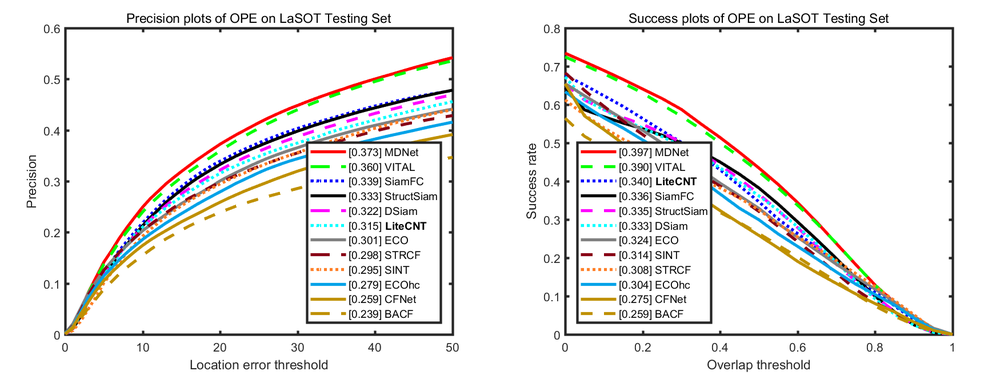
%> input picture paper/soa_lasot.png, 1000 x 375 px, shrunk from 1750 x 656 before the run
$ octave --eval "result = aug_img(imread('../paper/soa_lasot.png'));"   (GNU Octave 9; MATLAB toolbox functions it lacks are replaced by stand-ins)
%> lines starting %> are read from the running program, lines starting %| are printed output that depends on the picture
function imgs = aug_img(img)
% [4 lines of commented-out code are left out]
rotation_angle = [-60,-50,-40,-30,-20,-10,10,20,30,40,50,60];
imgs=cell(1,1);%6+flip+gaussian
idx =1;
imgs{idx,1} = img;
% [7 lines of commented-out code are left out]
g_sigma =[10,5,1,0.1];

for i =1:size(g_sigma,2)
    idx = idx+1;
    w = fspecial('gaussian',[5 5],g_sigma(i));
    im2 = imfilter(img,w);
    imgs{idx,1}=im2;
    %figure,imshow(mat2gray(im2))
end
%> this loop made 4 passes
%> pass 1, in aug_img, `im2 = imfilter(img,w);`:
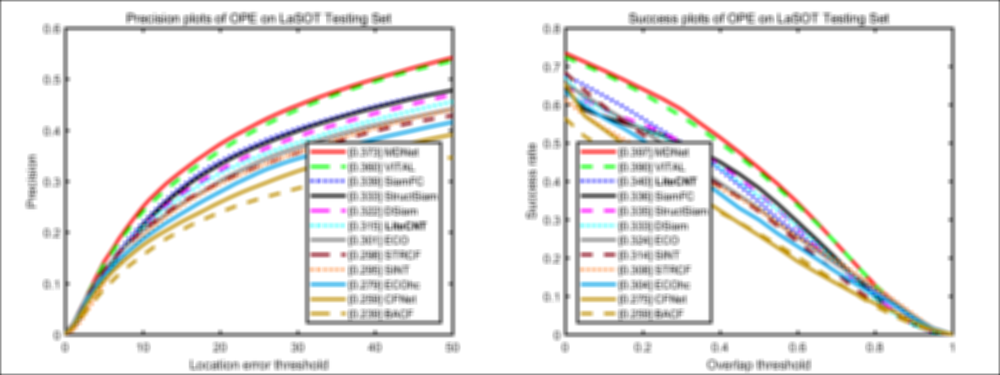
%> im2: size 375x1000x3 uint8; mean R, G, B 235.8, 235, 234.4
%> pass 3, in aug_img, `im2 = imfilter(img,w);`:
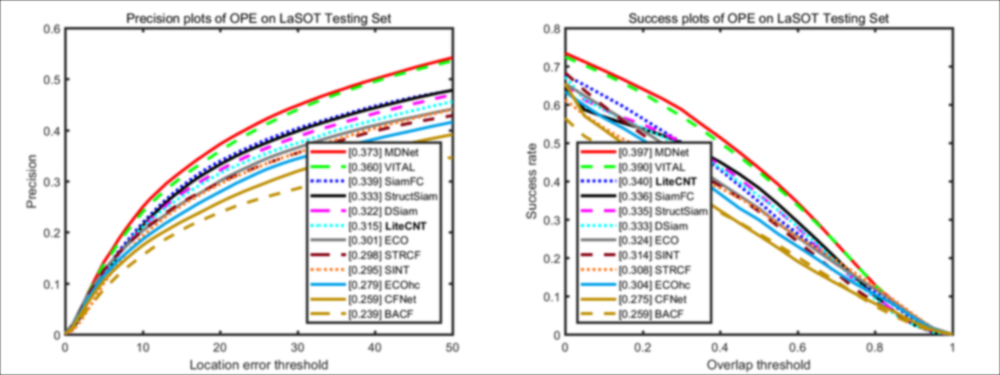
%> im2: size 375x1000x3 uint8; mean R, G, B 236.3, 235.5, 234.8
%> after the loop, idx = 5; imgs = 5 items

im3 = fliplr(img);
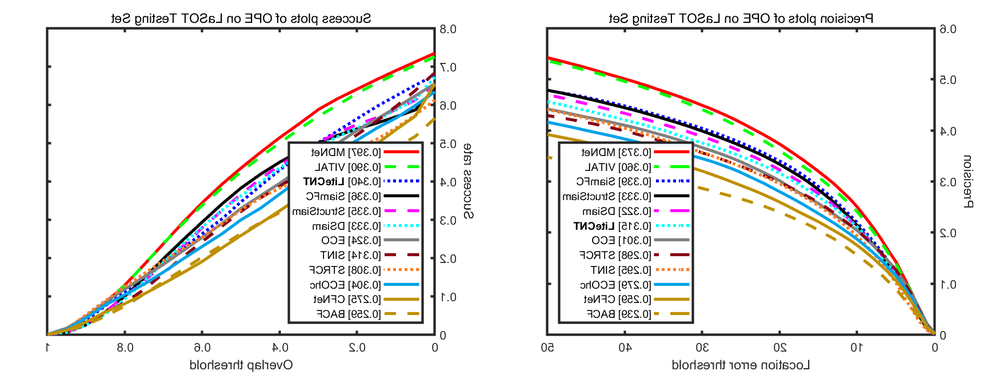
%> im3: size 375x1000x3 uint8; mean R, G, B 236.9, 236.1, 235.5; mean of the top-left, top-right, bottom-left and bottom-right quarters 239.2, 235.7, 234.3, 235.6
for i = 1
    idx = idx+1;
    imgs{idx,1} = im3;
end
%> this loop made 1 pass
%> idx on pass 1: 6
%> after the loop, imgs = 6 items
%figure,imshow(mat2gray(im3))

$ run again, on paper/soa_otb100.png
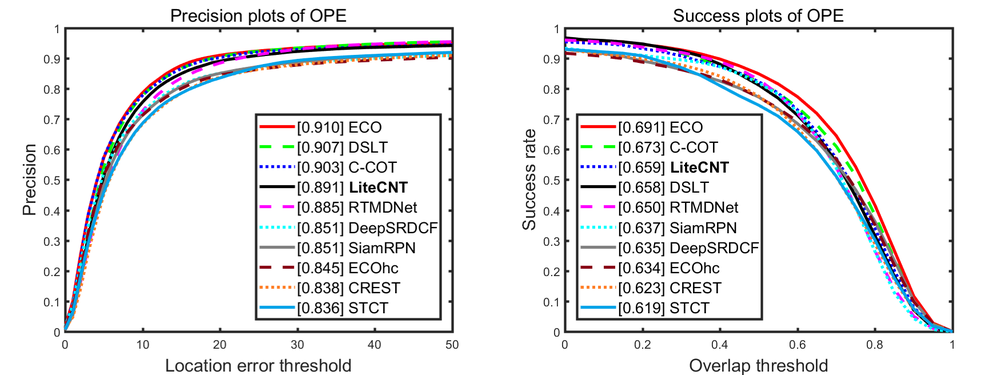
%> input picture paper/soa_otb100.png, 1000 x 375 px, shrunk from 1749 x 656 before the run
%> the loop in aug_img, `for i =1:size(g_sigma,2)` made 4 passes
%> pass 3, in aug_img, `im2 = imfilter(img,w);`:
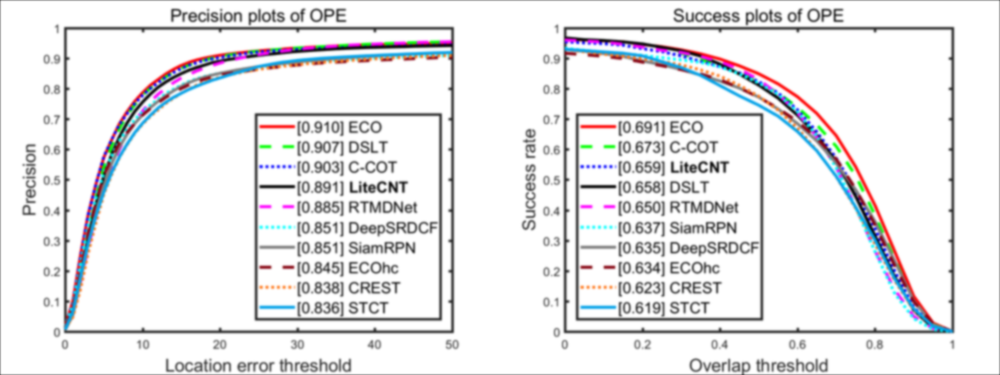
%> im2: size 375x1000x3 uint8; mean R, G, B 232.8, 232.4, 233.8
%> after the loop in aug_img, `for i =1:size(g_sigma,2)`: idx = 5; imgs = 5 items
%> in aug_img, `im3 = fliplr(img);`:
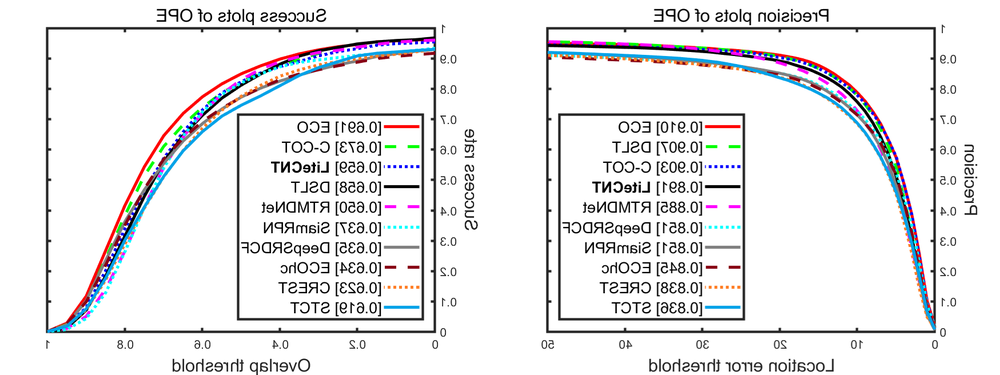
%> im3: size 375x1000x3 uint8; mean R, G, B 233.4, 233.1, 234.4; mean of the top-left, top-right, bottom-left and bottom-right quarters 233.7, 232.2, 233.6, 235.1
%> the loop in aug_img, `for i = 1` made 1 pass
%> idx on pass 1: 6
%> after the loop in aug_img, `for i = 1`: imgs = 6 items

$ run again, on paper/soa_uav123.png
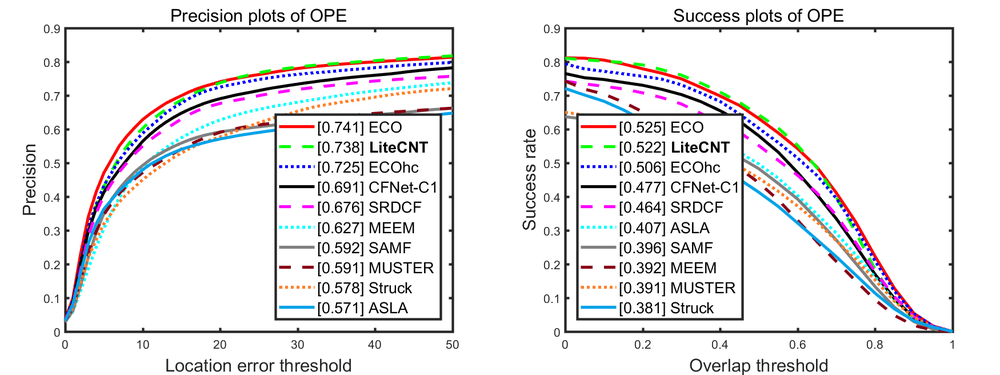
%> input picture paper/soa_uav123.png, 1000 x 375 px, shrunk from 1750 x 656 before the run
%> the loop in aug_img, `for i =1:size(g_sigma,2)` made 4 passes
%> pass 3, in aug_img, `im2 = imfilter(img,w);`:
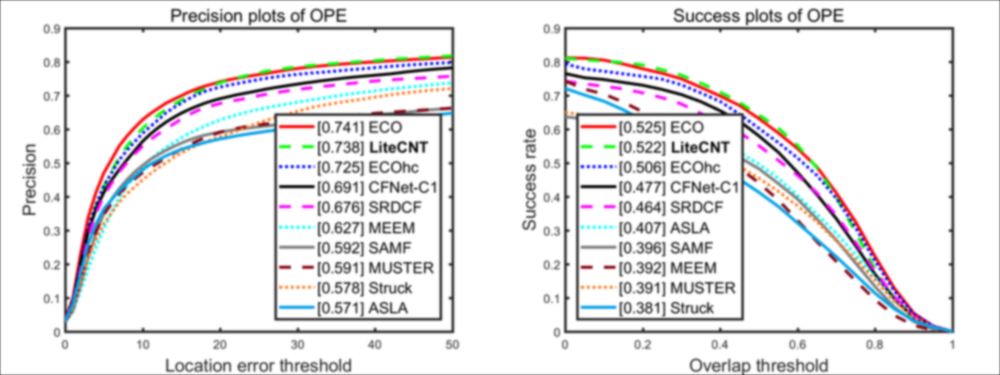
%> im2: size 375x1000x3 uint8; mean R, G, B 233.4, 232.4, 233.7
%> after the loop in aug_img, `for i =1:size(g_sigma,2)`: idx = 5; imgs = 5 items
%> in aug_img, `im3 = fliplr(img);`:
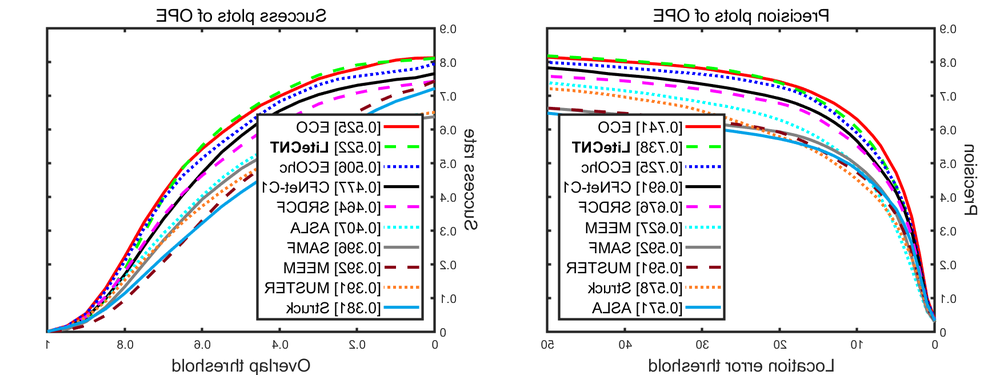
%> im3: size 375x1000x3 uint8; mean R, G, B 234.1, 233.1, 234.3; mean of the top-left, top-right, bottom-left and bottom-right quarters 235.4, 231.5, 233, 235.4
%> the loop in aug_img, `for i = 1` made 1 pass
%> idx on pass 1: 6
%> after the loop in aug_img, `for i = 1`: imgs = 6 items

$ run again, on paper/speed_auc_modelsize_otb2015_crop.png
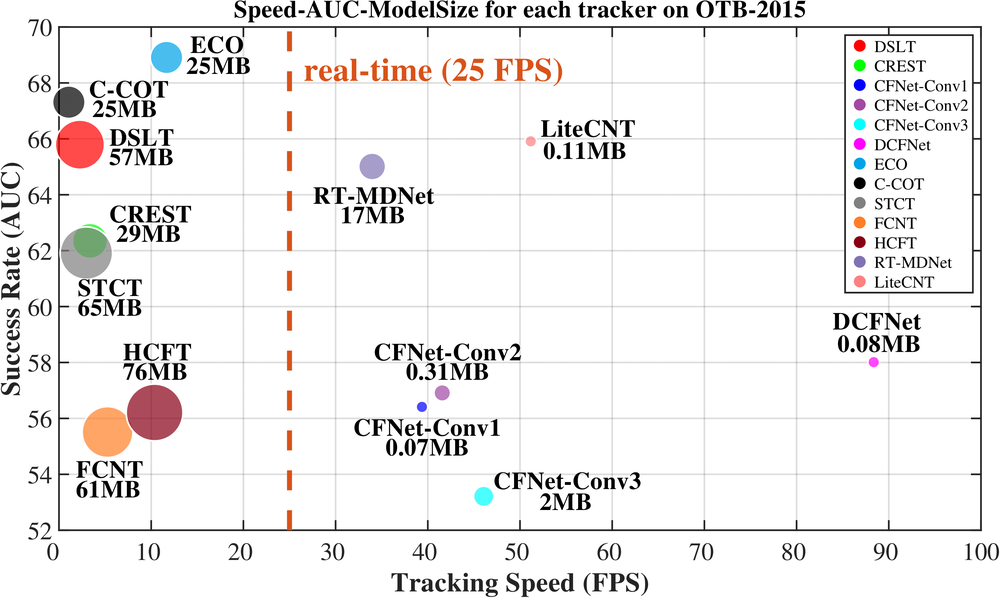
%> input picture paper/speed_auc_modelsize_otb2015_crop.png, 1000 x 598 px, shrunk from 3342 x 1998 before the run
%> the loop in aug_img, `for i =1:size(g_sigma,2)` made 4 passes
%> pass 3, in aug_img, `im2 = imfilter(img,w);`:
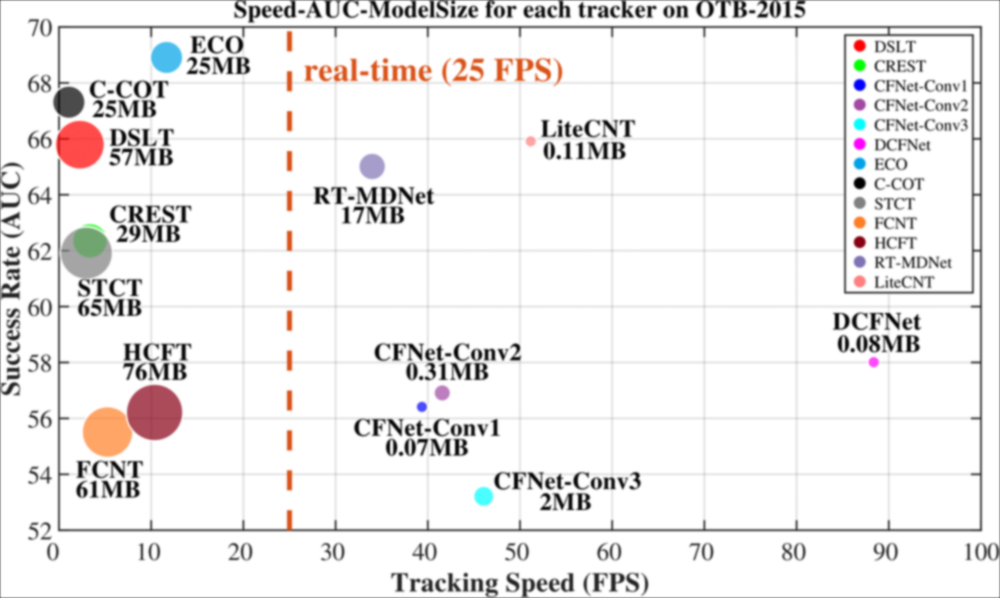
%> im2: size 598x1000x3 uint8; mean R, G, B 238.8, 237, 236.7
%> after the loop in aug_img, `for i =1:size(g_sigma,2)`: idx = 5; imgs = 5 items
%> in aug_img, `im3 = fliplr(img);`:
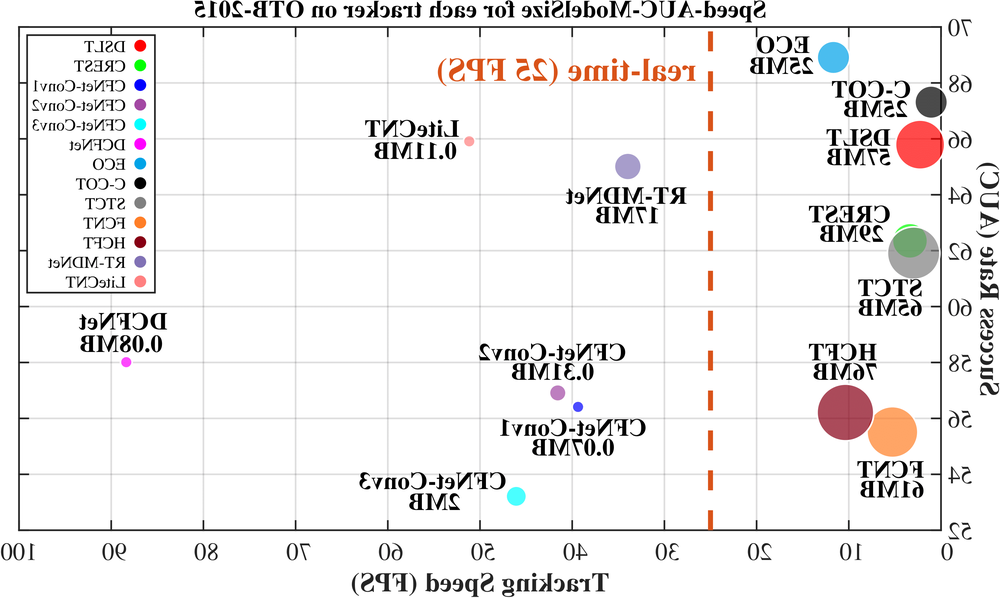
%> im3: size 598x1000x3 uint8; mean R, G, B 239.3, 237.5, 237.2; mean of the top-left, top-right, bottom-left and bottom-right quarters 239.2, 232, 244.9, 235.9
%> the loop in aug_img, `for i = 1` made 1 pass
%> idx on pass 1: 6
%> after the loop in aug_img, `for i = 1`: imgs = 6 items
